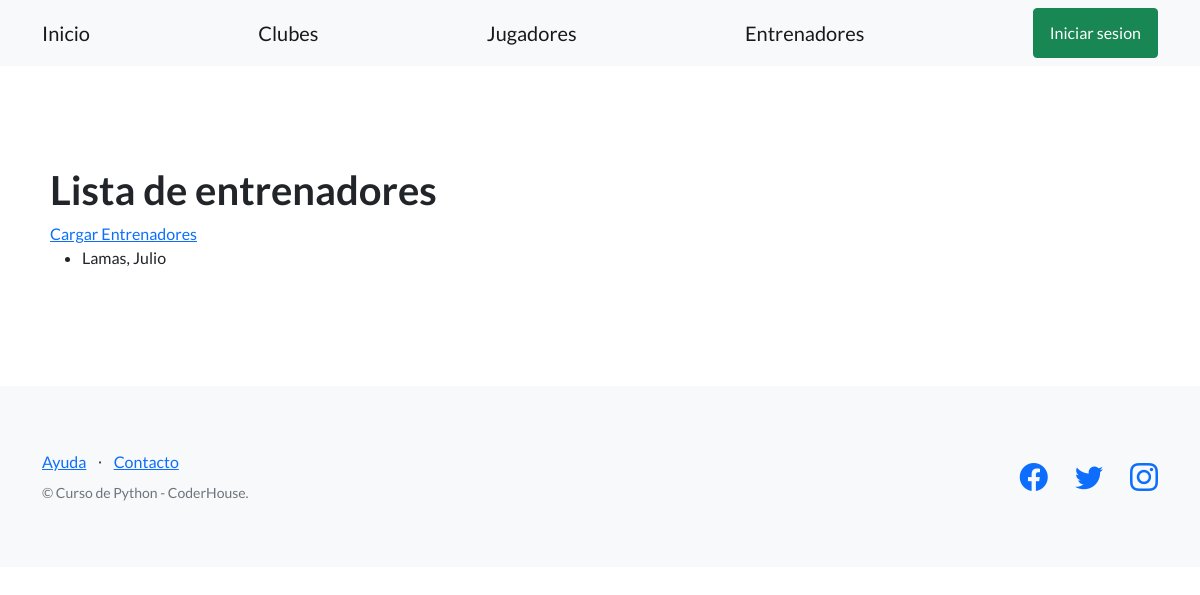
The page /BlogBasquet/entrenadores/ on the database as committed earlier.
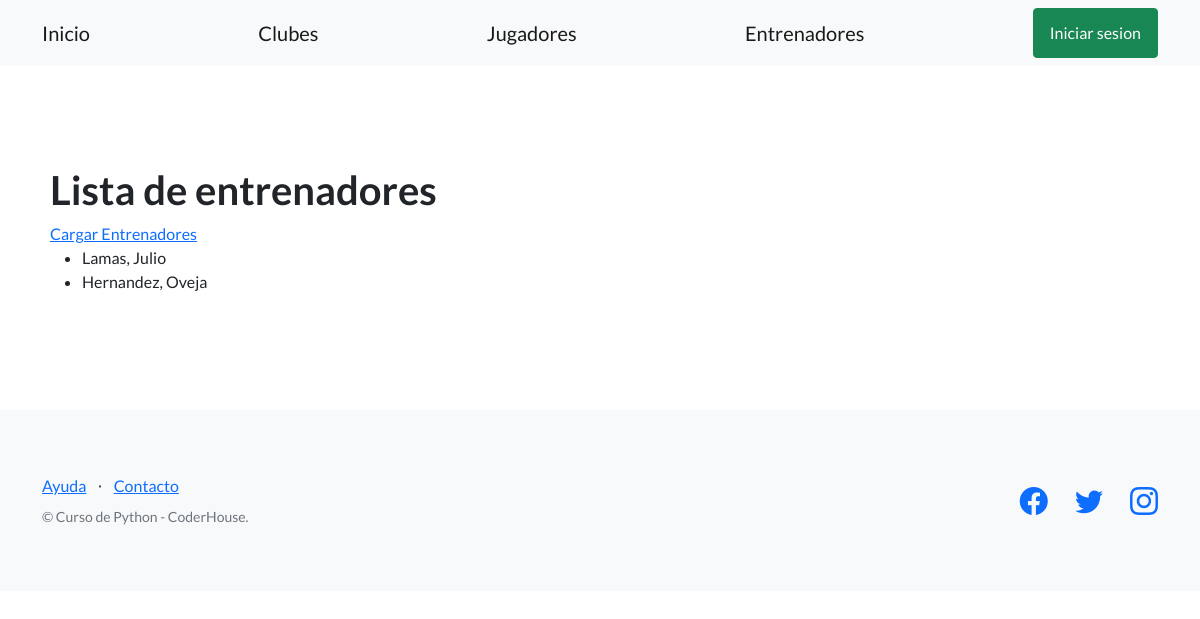
The same page on the database as committed later.
### Basquet1/models.py (models this page shows, shortened)
class Entrenadores(models.Model):
    nombre = models.CharField(max_length=256)
    apellido = models.CharField(max_length=256)
    lugar_de_nacimiento = models.CharField(max_length=256)
    fecha_de_nacimiento = models.DateField()
    trayectoria = models.TextField()

### Basquet1/views.py (the view)
# urls.py: path('entrenadores/', listar_entrenadores, name="entrenadores"),
def listar_entrenadores(request):
    contexto = {
         "entrenadores": Entrenadores.objects.all(),
    }
    http_response = render(
        request=request,
        template_name='Basquet1/lista_entrenadores.html',
        context= contexto
    )
    return http_response

### Basquet1/templates/Basquet1/lista_entrenadores.html
{% extends 'Basquet1/base.html' %}
{% block contenido %}
<section>
    <div>
        <h1>Lista de entrenadores</h1>
        <a href="{% url 'cargar-entrenador' %}"> Cargar Entrenadores</a>
        <ul>
        {% for coach in entrenadores %}
         <li> {{coach.apellido}}, {{coach.nombre}}</li>
        {% endfor %}
        </ul>
    </div>
</section>
{% endblock contenido %}

### Basquet1/templates/Basquet1/base.html (shortened to what this page needs)
{% load static %}
<!DOCTYPE html>
<html lang="en">
    <head>
        <link href="https://cdn.jsdelivr.net/npm/bootstrap-icons@1.5.0/font/bootstrap-icons.css" rel="stylesheet" type="text/css" />
        <link href= "{% static '\css\styles.css'%}" rel = "stylesheet" />
    </head>
    <body>
        <nav class="navbar navbar-light bg-light static-top">
            <div class="container">
                <a class="navbar-brand" href="{% url 'inicio'%}">Inicio</a>
                <a class="navbar-brand" href="{% url 'clubes' %}">Clubes</a>
                <a class="navbar-brand" href="{% url 'jugadores'%}">Jugadores</a>
                <a class="navbar-brand" href="{% url 'entrenadores'%}">Entrenadores</a>
                <a class="btn btn-success" href="#signup">Iniciar sesion</a>
            </div>
        </nav>
        <section style="padding: 100px 50px;">
          {% block contenido %}
          {% endblock contenido %}
        </section>
        <footer class="footer bg-light">
            <div class="container">
                <div class="row">
                    <div class="col-lg-6 h-100 text-center text-lg-start my-auto">
                        <ul class="list-inline mb-2">
                            <li class="list-inline-item"><a href="#!">Ayuda</a></li>
                            <li class="list-inline-item">⋅</li>
                            <li class="list-inline-item"><a href="#!">Contacto</a></li>
                        </ul>
                        <p class="text-muted small mb-4 mb-lg-0">&copy; Curso de Python - CoderHouse.</p>
                    </div>
                    <div class="col-lg-6 h-100 text-center text-lg-end my-auto">
                        <ul class="list-inline mb-0">
                            <li class="list-inline-item me-4">
                                <a href="#!"><i class="bi-facebook fs-3"></i></a>
                            </li>
                            <li class="list-inline-item me-4">
                                <a href="https://twitter.com/oti_ca05"><i class="bi-twitter fs-3"></i></a>
                            </li>
                            <li class="list-inline-item">
                                <a href="https://www.instagram.com/espndeportes/?hl=es"><i class="bi-instagram fs-3"></i></a>
                            </li>
                        </ul>
                    </div>
                </div>
            </div>
        </footer>
    </body>
</html>

Rows that differ between the two databases and show on the page:
added Entrenadores: apellido "Hernandez", nombre "Oveja"
